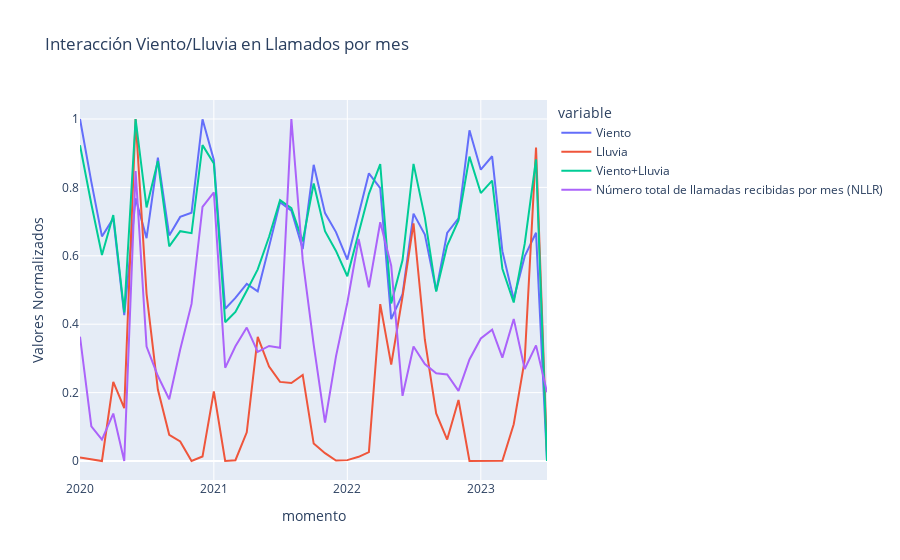

The cell this chart's notebook holds for it:
### Markdown cell above
# Analyzing

### Code cell
from sklearn.preprocessing import MinMaxScaler

a = df_llamados[['Periodo', 'Número total de llamadas recibidas por mes (NLLR)']].copy()
b = df_viento_processed[['momento', 'ffInst']].copy()
c = df_lluvia_processed[['momento', 'rrInst']].copy()

mindate = df_llamados['Periodo'].min()
maxdate = df_llamados['Periodo'].max()

b = b[b['momento'] >= mindate]
b = b[b['momento'] <= maxdate]

c = c[c['momento'] >= mindate]
c = c[c['momento'] <= maxdate]

b = b.set_index('momento').resample('M').ffInst.mean().reset_index()
b['momento'] = b['momento'].apply(lambda x: x.replace(day=1))

c = c.set_index('momento').resample('M').rrInst.mean().reset_index()
c['momento'] = c['momento'].apply(lambda x: x.replace(day=1))

a.rename(columns={'Periodo': 'momento'}, inplace=True)
a['momento'] = pd.to_datetime(a['momento'])

plot_df = pd.merge(a, b, on='momento', how='inner')
plot_df = pd.merge(plot_df, c, on='momento', how='inner')
plot_df = plot_df.set_index("momento")

plot_df.rename(columns={'ffInst': 'Viento', 'rrInst': 'Lluvia'}, inplace=True)

plot_df['Viento+Lluvia'] = plot_df['Viento'] + plot_df['Lluvia']

scaler = MinMaxScaler()
plot_df[['Viento', 'Lluvia', 'Viento+Lluvia', 'Número total de llamadas recibidas por mes (NLLR)']] = scaler.fit_transform(plot_df[['Viento', 'Lluvia', 'Viento+Lluvia', 'Número total de llamadas recibidas por mes (NLLR)']])

# Plotting using plotly.express
fig = px.line(plot_df, x=plot_df.index, y=['Viento', 'Lluvia', 'Viento+Lluvia', 'Número total de llamadas recibidas por mes (NLLR)'],
              title='Interacción Viento/Lluvia en Llamados por mes',
              labels={'index': 'Index', 'value': 'Valores Normalizados'})

fig.show()

### Figure 1 — Plotly figure (JSON) as saved in the notebook; plotly's stock layout.template omitted (floating-point values rounded to 4 significant figures)
{"data": [{"hovertemplate": "variable=Viento<br>momento=%{x}<br>Valores Normalizados=%{y}<extra></extra>", "legendgroup": "Viento", "line": {"color": "#636efa", "dash": "solid"}, "marker": {"symbol": "circle"}, "mode": "lines", "name": "Viento", "orientation": "v", "showlegend": true, "type": "scatter", "x": ["2023-07-01T00:00:00", "2023-06-01T00:00:00", "2023-05-01T00:00:00", "2023-04-01T00:00:00", "2023-03-01T00:00:00", "2023-02-01T00:00:00", "2023-01-01T00:00:00", "2022-12-01T00:00:00", "2022-11-01T00:00:00", "2022-10-01T00:00:00", "2022-09-01T00:00:00", "2022-08-01T00:00:00", "2022-07-01T00:00:00", "2022-06-01T00:00:00", "2022-05-01T00:00:00", "2022-04-01T00:00:00", "2022-03-01T00:00:00", "2022-02-01T00:00:00", "2022-01-01T00:00:00", "2021-12-01T00:00:00", "2021-11-01T00:00:00", "2021-10-01T00:00:00", "2021-09-01T00:00:00", "2021-08-01T00:00:00", "2021-07-01T00:00:00", "2021-06-01T00:00:00", "2021-05-01T00:00:00", "2021-04-01T00:00:00", "2021-03-01T00:00:00", "2021-02-01T00:00:00", "2021-01-01T00:00:00", "2020-12-01T00:00:00", "2020-11-01T00:00:00", "2020-10-01T00:00:00", "2020-09-01T00:00:00", "2020-08-01T00:00:00", "2020-07-01T00:00:00", "2020-06-01T00:00:00", "2020-05-01T00:00:00", "2020-04-01T00:00:00", "2020-03-01T00:00:00", "2020-02-01T00:00:00", "2020-01-01T00:00:00"], "xaxis": "x", "y": [0, 0.6673, 0.5983, 0.4729, 0.6134, 0.891, 0.8519, 0.9669, 0.7093, 0.6667, 0.4975, 0.6622, 0.7234, 0.4881, 0.4147, 0.7977, 0.8413, 0.7252, 0.5891, 0.6693, 0.7248, 0.866, 0.6198, 0.7322, 0.7564, 0.6268, 0.4963, 0.5177, 0.4767, 0.4451, 0.8805, 0.9991, 0.7258, 0.7137, 0.6596, 0.8867, 0.6517, 0.768, 0.4266, 0.7094, 0.6567, 0.8162, 1.0], "yaxis": "y"}, {"hovertemplate": "variable=Lluvia<br>momento=%{x}<br>Valores Normalizados=%{y}<extra></extra>", "legendgroup": "Lluvia", "line": {"color": "#EF553B", "dash": "solid"}, "marker": {"symbol": "circle"}, "mode": "lines", "name": "Lluvia", "orientation": "v", "showlegend": true, "type": "scatter", "x": ["2023-07-01T00:00:00", "2023-06-01T00:00:00", "2023-05-01T00:00:00", "2023-04-01T00:00:00", "2023-03-01T00:00:00", "2023-02-01T00:00:00", "2023-01-01T00:00:00", "2022-12-01T00:00:00", "2022-11-01T00:00:00", "2022-10-01T00:00:00", "2022-09-01T00:00:00", "2022-08-01T00:00:00", "2022-07-01T00:00:00", "2022-06-01T00:00:00", "2022-05-01T00:00:00", "2022-04-01T00:00:00", "2022-03-01T00:00:00", "2022-02-01T00:00:00", "2022-01-01T00:00:00", "2021-12-01T00:00:00", "2021-11-01T00:00:00", "2021-10-01T00:00:00", "2021-09-01T00:00:00", "2021-08-01T00:00:00", "2021-07-01T00:00:00", "2021-06-01T00:00:00", "2021-05-01T00:00:00", "2021-04-01T00:00:00", "2021-03-01T00:00:00", "2021-02-01T00:00:00", "2021-01-01T00:00:00", "2020-12-01T00:00:00", "2020-11-01T00:00:00", "2020-10-01T00:00:00", "2020-09-01T00:00:00", "2020-08-01T00:00:00", "2020-07-01T00:00:00", "2020-06-01T00:00:00", "2020-05-01T00:00:00", "2020-04-01T00:00:00", "2020-03-01T00:00:00", "2020-02-01T00:00:00", "2020-01-01T00:00:00"], "xaxis": "x", "y": [0.02369, 0.9166, 0.2946, 0.1075, 0.0007649, 0.0008468, 0.0007649, 0, 0.1784, 0.06265, 0.139, 0.3545, 0.6948, 0.481, 0.2819, 0.4587, 0.02607, 0.01223, 0.002534, 0.001266, 0.02284, 0.05092, 0.2517, 0.2279, 0.2312, 0.2761, 0.363, 0.08383, 0.002337, 0, 0.2037, 0.01301, 0, 0.05736, 0.07667, 0.2088, 0.4887, 1.0, 0.1546, 0.2316, 0, 0.004906, 0.009943], "yaxis": "y"}, {"hovertemplate": "variable=Viento+Lluvia<br>momento=%{x}<br>Valores Normalizados=%{y}<extra></extra>", "legendgroup": "Viento+Lluvia", "line": {"color": "#00cc96", "dash": "solid"}, "marker": {"symbol": "circle"}, "mode": "lines", "name": "Viento+Lluvia", "orientation": "v", "showlegend": true, "type": "scatter", "x": ["2023-07-01T00:00:00", "2023-06-01T00:00:00", "2023-05-01T00:00:00", "2023-04-01T00:00:00", "2023-03-01T00:00:00", "2023-02-01T00:00:00", "2023-01-01T00:00:00", "2022-12-01T00:00:00", "2022-11-01T00:00:00", "2022-10-01T00:00:00", "2022-09-01T00:00:00", "2022-08-01T00:00:00", "2022-07-01T00:00:00", "2022-06-01T00:00:00", "2022-05-01T00:00:00", "2022-04-01T00:00:00", "2022-03-01T00:00:00", "2022-02-01T00:00:00", "2022-01-01T00:00:00", "2021-12-01T00:00:00", "2021-11-01T00:00:00", "2021-10-01T00:00:00", "2021-09-01T00:00:00", "2021-08-01T00:00:00", "2021-07-01T00:00:00", "2021-06-01T00:00:00", "2021-05-01T00:00:00", "2021-04-01T00:00:00", "2021-03-01T00:00:00", "2021-02-01T00:00:00", "2021-01-01T00:00:00", "2020-12-01T00:00:00", "2020-11-01T00:00:00", "2020-10-01T00:00:00", "2020-09-01T00:00:00", "2020-08-01T00:00:00", "2020-07-01T00:00:00", "2020-06-01T00:00:00", "2020-05-01T00:00:00", "2020-04-01T00:00:00", "2020-03-01T00:00:00", "2020-02-01T00:00:00", "2020-01-01T00:00:00"], "xaxis": "x", "y": [0, 0.8821, 0.6348, 0.4633, 0.5623, 0.8198, 0.7834, 0.8899, 0.7035, 0.6299, 0.4955, 0.7117, 0.8687, 0.5875, 0.4607, 0.8681, 0.7811, 0.6693, 0.5402, 0.6142, 0.6721, 0.8113, 0.6421, 0.7394, 0.7628, 0.6558, 0.5603, 0.4979, 0.4359, 0.4059, 0.8698, 0.9236, 0.6663, 0.6719, 0.6274, 0.877, 0.7415, 1, 0.4343, 0.7193, 0.6021, 0.7515, 0.9235], "yaxis": "y"}, {"hovertemplate": "variable=Número total de llamadas recibidas por mes (NLLR)<br>momento=%{x}<br>Valores Normalizados=%{y}<extra></extra>", "legendgroup": "Número total de llamadas recibidas por mes (NLLR)", "line": {"color": "#ab63fa", "dash": "solid"}, "marker": {"symbol": "circle"}, "mode": "lines", "name": "Número total de llamadas recibidas por mes (NLLR)", "orientation": "v", "showlegend": true, "type": "scatter", "x": ["2023-07-01T00:00:00", "2023-06-01T00:00:00", "2023-05-01T00:00:00", "2023-04-01T00:00:00", "2023-03-01T00:00:00", "2023-02-01T00:00:00", "2023-01-01T00:00:00", "2022-12-01T00:00:00", "2022-11-01T00:00:00", "2022-10-01T00:00:00", "2022-09-01T00:00:00", "2022-08-01T00:00:00", "2022-07-01T00:00:00", "2022-06-01T00:00:00", "2022-05-01T00:00:00", "2022-04-01T00:00:00", "2022-03-01T00:00:00", "2022-02-01T00:00:00", "2022-01-01T00:00:00", "2021-12-01T00:00:00", "2021-11-01T00:00:00", "2021-10-01T00:00:00", "2021-09-01T00:00:00", "2021-08-01T00:00:00", "2021-07-01T00:00:00", "2021-06-01T00:00:00", "2021-05-01T00:00:00", "2021-04-01T00:00:00", "2021-03-01T00:00:00", "2021-02-01T00:00:00", "2021-01-01T00:00:00", "2020-12-01T00:00:00", "2020-11-01T00:00:00", "2020-10-01T00:00:00", "2020-09-01T00:00:00", "2020-08-01T00:00:00", "2020-07-01T00:00:00", "2020-06-01T00:00:00", "2020-05-01T00:00:00", "2020-04-01T00:00:00", "2020-03-01T00:00:00", "2020-02-01T00:00:00", "2020-01-01T00:00:00"], "xaxis": "x", "y": [0.2009, 0.3381, 0.2689, 0.4155, 0.3023, 0.3839, 0.3583, 0.297, 0.205, 0.253, 0.2566, 0.2834, 0.335, 0.1906, 0.5713, 0.6981, 0.5078, 0.6491, 0.4627, 0.3059, 0.1125, 0.3402, 0.588, 1, 0.3309, 0.3364, 0.3192, 0.3902, 0.3355, 0.2725, 0.7856, 0.7427, 0.4594, 0.3263, 0.1806, 0.2484, 0.3347, 0.8478, 0, 0.1387, 0.06266, 0.1016, 0.3636], "yaxis": "y"}], "layout": {"legend": {"title": {"text": "variable"}, "tracegroupgap": 0}, "title": {"text": "Interacción Viento/Lluvia en Llamados por mes"}, "xaxis": {"anchor": "y", "domain": [0, 1], "title": {"text": "momento"}}, "yaxis": {"anchor": "x", "domain": [0, 1], "title": {"text": "Valores Normalizados"}}}}
